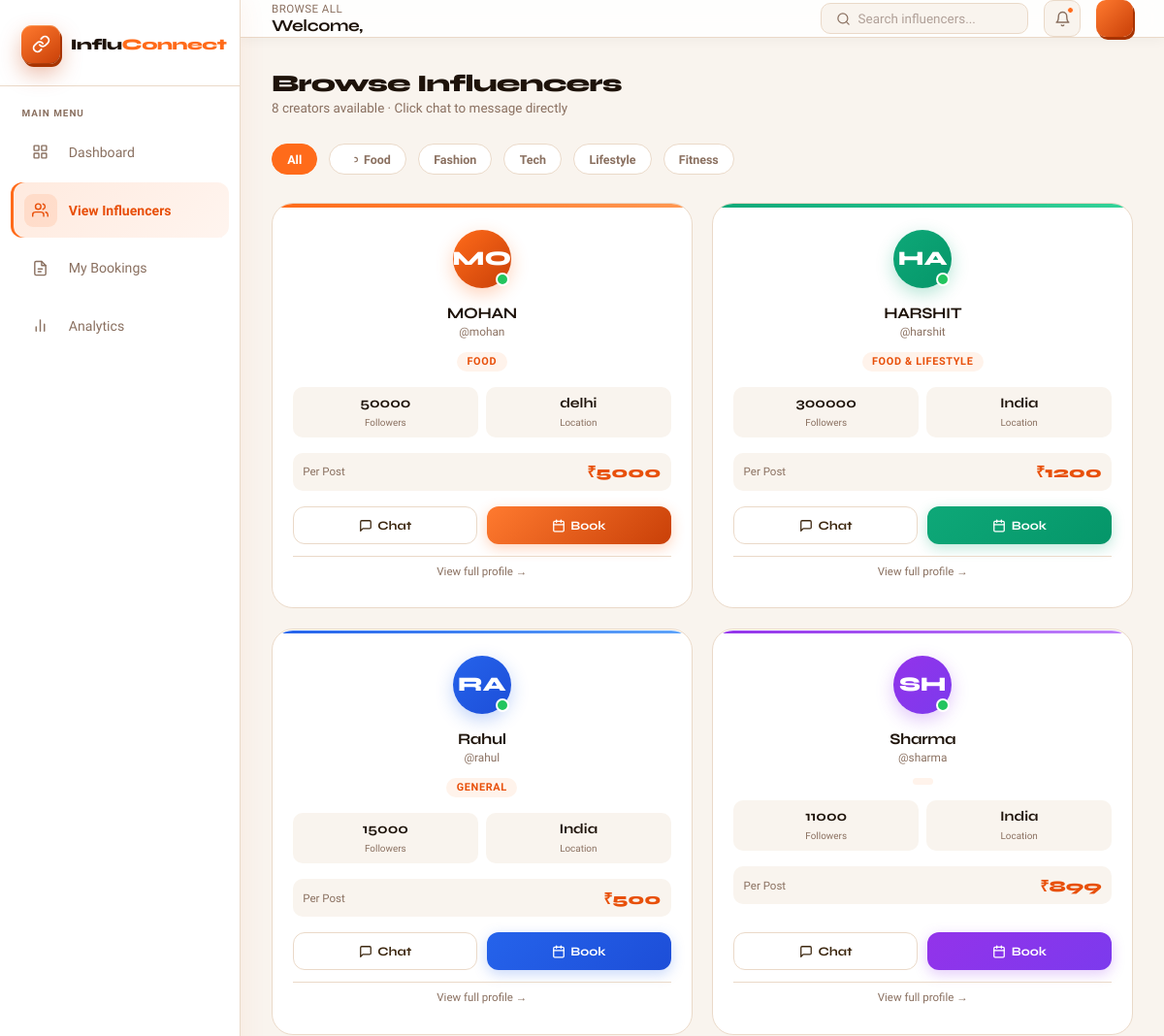
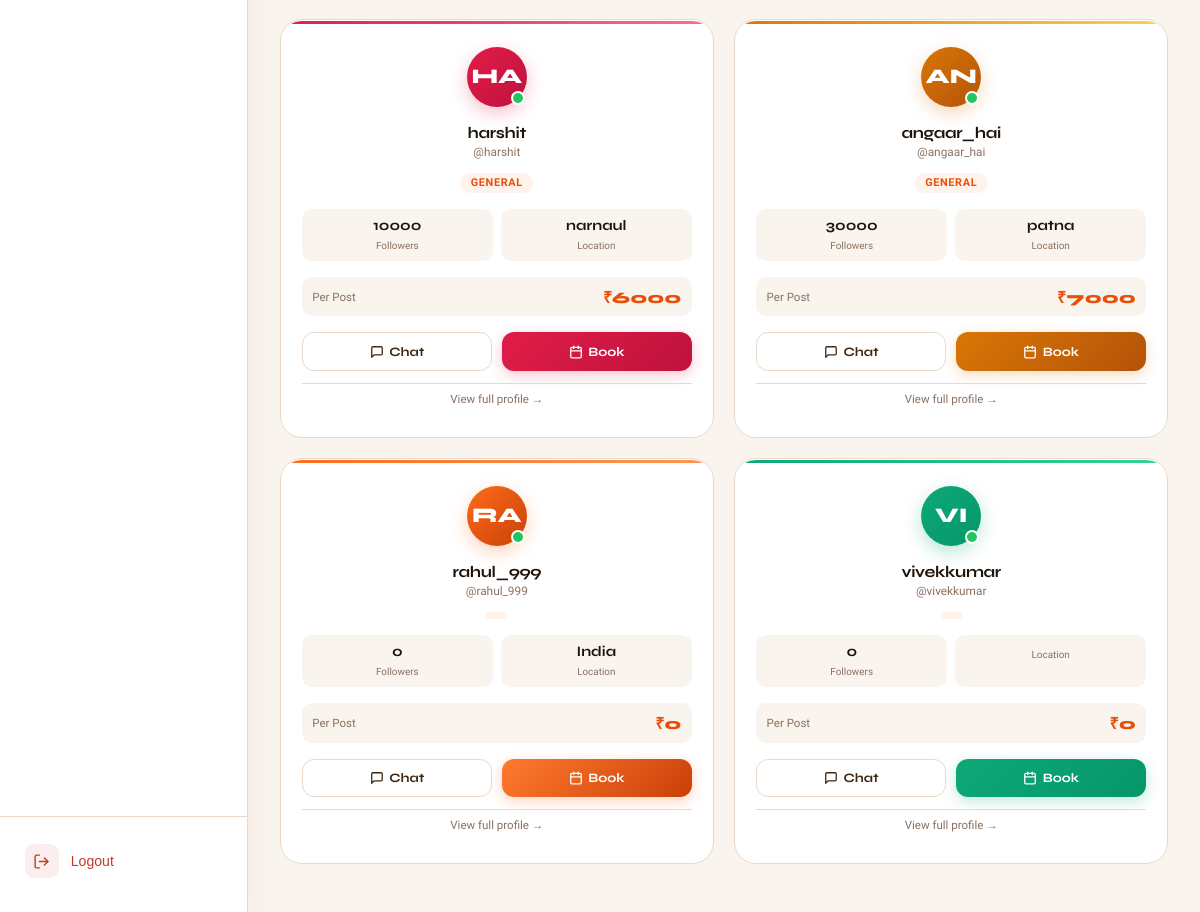
Before: /influencers/ with the older database file (2 pictures, top to bottom).
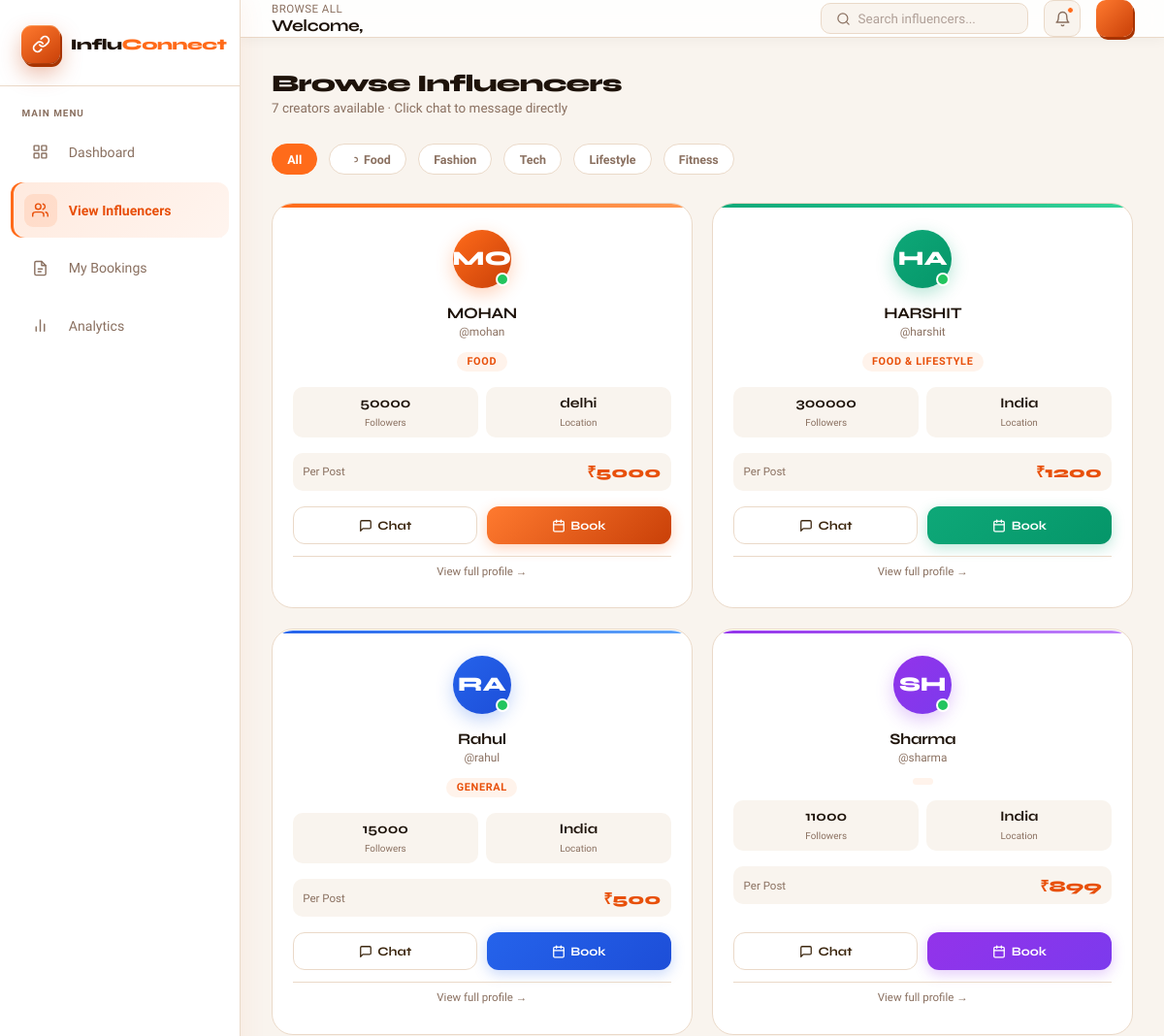
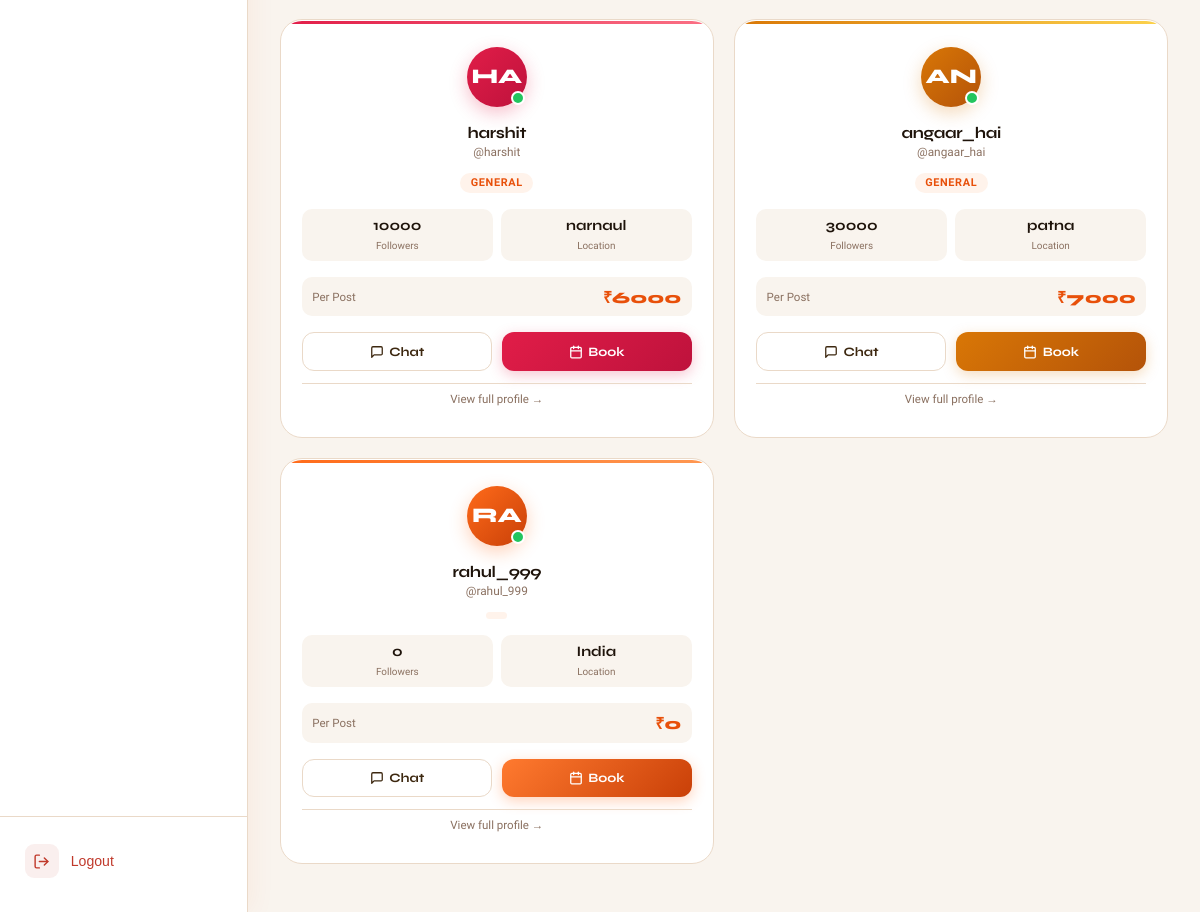
After: the same page with the newer database file (2 pictures, top to bottom).
### influencers/models.py (models this page shows, shortened)
class InfluencerProfile(models.Model):
    user = models.OneToOneField(settings.AUTH_USER_MODEL, on_delete=models.CASCADE)
    phone = models.CharField(max_length=20, blank=True, default='')
    date_of_birth = models.DateField(null=True, blank=True)
    photo = models.ImageField(upload_to='influencer_photos/', blank=True, null=True)
    profile_image = models.ImageField(upload_to='influencer_profiles/', null=True, blank=True)
    banner_image = models.ImageField(upload_to='influencer_banners/', null=True, blank=True)
    street = models.CharField(max_length=200, blank=True, default='')
    city = models.CharField(max_length=100, blank=True, default='')
    state = models.CharField(max_length=100, blank=True, default='')
    pincode = models.CharField(max_length=10, blank=True, default='')
    country = models.CharField(max_length=100, blank=True, default='India')
    bio = models.TextField(blank=True, default='')
    category = models.CharField(max_length=100, blank=True, default='')
    location = models.CharField(max_length=100, blank=True, default='')
    price_per_post = models.IntegerField(default=0)
    followers = models.IntegerField(default=0)
    instagram = models.URLField(blank=True, default='')
    youtube = models.URLField(blank=True, default='')
    twitter = models.URLField(blank=True, default='')

### accounts/models.py (models this page shows)
class CustomUser(AbstractUser):
    ROLE_CHOICES = (
        ('influencer', 'Influencer'),
        ('shopkeeper', 'Shopkeeper'),
    )
    role = models.CharField(max_length=20, choices=ROLE_CHOICES, default='')

### influencers/views.py (the view)
# urls.py: path('', views.influencers_list, name='influencers_list'),
def influencers_list(request):
    influencers = InfluencerProfile.objects.all()
    return render(request, 'influencers/influencers.html', {'influencers': influencers})

### templates/influencers/influencers.html (shortened to what the changed rows need)
<!DOCTYPE html>
<html lang="en">
<head>
</head>
<body>
<div class="main-wrap">
  <main class="page-content">
    <div class="page-header">
      <div>
        <h1 class="page-title">Browse Influencers</h1>
        <p class="page-subtitle">{{ influencers|length }} creators available · Click chat to message directly</p>
      </div>
    </div>
    <div class="inf-grid" id="infGrid">
      {% for influencer in influencers %}
      <div class="inf-card" data-name="{{ influencer.user.username|lower }}" data-category="{{ influencer.category|lower }}">
        <div class="inf-card-top-bar"></div>
        <div class="inf-card-body">
          <div class="inf-avatar">
            {{ influencer.user.username|slice:":2"|upper }}
            <span class="inf-online-dot"></span>
          </div>
          <div class="inf-name">{{ influencer.user.username }}</div>
          <div class="inf-handle">@{{ influencer.user.username|lower }}</div>
          <span class="inf-category">{{ influencer.category }}</span>
          <div class="inf-stats">
            <div class="inf-stat"><span class="inf-stat-val">{{ influencer.followers }}</span><span class="inf-stat-lbl">Followers</span></div>
            <div class="inf-stat"><span class="inf-stat-val">{{ influencer.location|slice:":8" }}</span><span class="inf-stat-lbl">Location</span></div>
          </div>
          <div class="inf-price-row">
            <span class="inf-price-lbl">Per Post</span>
            <span class="inf-price-val">₹{{ influencer.price_per_post }}</span>
          </div>
          <div class="inf-card-actions">
            <button
              class="btn-chat-card"
              onclick="openChat({{ influencer.id }}, '{{ influencer.user.username }}', '{{ influencer.booking_id|default:'' }}')"
              title="Message {{ influencer.user.username }}">
              <svg viewBox="0 0 24 24" fill="none" stroke="currentColor" stroke-width="2.2" stroke-linecap="round" stroke-linejoin="round"><path d="M21 15a2 2 0 0 1-2 2H7l-4 4V5a2 2 0 0 1 2-2h14a2 2 0 0 1 2 2z"/></svg>
              Chat
            </button>
            <a href="{% url 'bookings:create_booking' influencer.id %}" class="btn-book-card">
              <svg viewBox="0 0 24 24" fill="none" stroke="currentColor" stroke-width="2.2" stroke-linecap="round" stroke-linejoin="round"><rect x="3" y="4" width="18" height="18" rx="2"/><line x1="16" y1="2" x2="16" y2="6"/><line x1="8" y1="2" x2="8" y2="6"/><line x1="3" y1="10" x2="21" y2="10"/></svg>
              Book
            </a>
          </div>
          <a href="{% url 'influencers:influencer_detail' influencer.id %}" class="inf-view-link">View full profile →</a>
        </div>
      </div>
      {% empty %}
      <div style="grid-column:1/-1;text-align:center;padding:4rem 2rem;background:var(--white);border-radius:20px;border:1.5px dashed var(--border);">
        <p style="color:var(--muted);font-size:.9rem;">No influencers found.</p>
      </div>
      {% endfor %}
    </div>
  </main>
</div>
</body>
</html>

Changed rows visible on the page:
removed InfluencerProfile: user.username "VI", user.username "vivekkumar", followers "0", price_per_post "0"
Other visible differences:
{{ influencers|length }}: "8" → "7"
